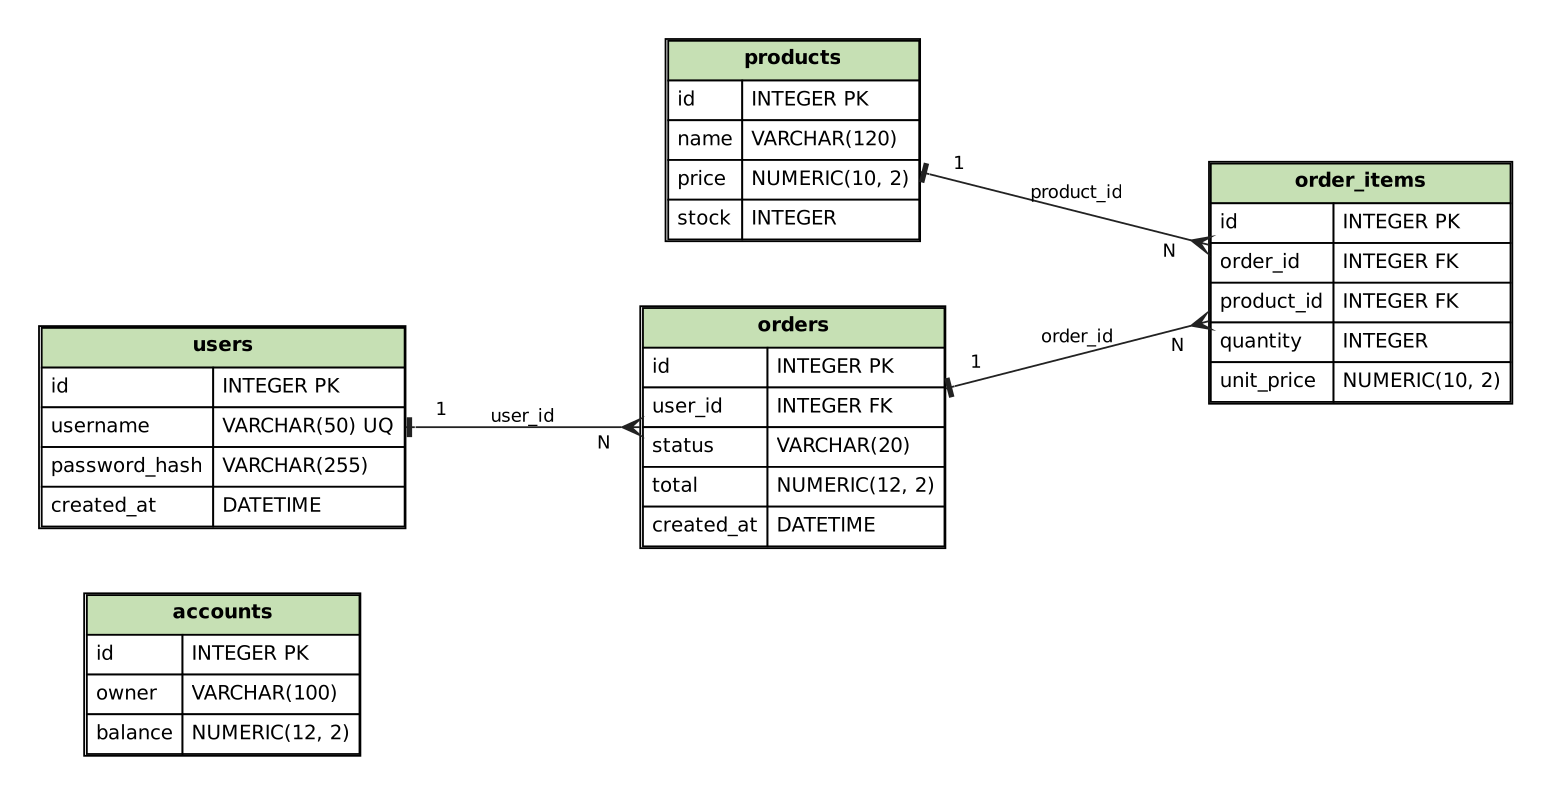

This figure's Python source:
"""ER diagramma generatori: SQLAlchemy metadata'dan Graphviz (.dot) va .png hosil qiladi.

Ishga tushirish:  python -m app.er_diagram     (PNG uchun Graphviz `dot` dasturi kerak)
"""
from __future__ import annotations

import shutil
import subprocess
from html import escape
from pathlib import Path

from sqlalchemy import MetaData

from app.config import BASE_DIR
from app.models import Base

HEADER_FILL = "#C6E0B4"  # och yashil
ROW_FILL = "#FFFFFF"
LINK_FILL = "#FCE4D6"  # och shaftoli (oraliq jadval)


def metadata_to_dot(metadata: MetaData, junction_tables: set[str] | None = None) -> str:
    junction_tables = junction_tables or set()
    lines = [
        "digraph ER {",
        '  graph [rankdir=LR, splines=true, nodesep=0.5, ranksep=1.3, pad=0.3, bgcolor="white"];',
        '  node [shape=plain, fontname="DejaVu Sans", fontsize=11];',
        '  edge [fontname="DejaVu Sans", fontsize=10, color="#222222", dir=both,'
        " arrowtail=tee, arrowhead=crow, labeldistance=2.2, labelangle=25];",
    ]
    for table in metadata.sorted_tables:
        fk_cols = {c.name for c in table.columns if c.foreign_keys}
        fill = LINK_FILL if table.name in junction_tables else HEADER_FILL
        rows = [
            f'<TR><TD COLSPAN="2" BGCOLOR="{fill}"><B>{escape(table.name)}</B></TD></TR>'
        ]
        for col in table.columns:
            flags = []
            if col.primary_key:
                flags.append("PK")
            if col.name in fk_cols:
                flags.append("FK")
            if col.unique:
                flags.append("UQ")
            flag_txt = ",".join(flags)
            rows.append(
                f'<TR><TD ALIGN="LEFT" BGCOLOR="{ROW_FILL}">{escape(col.name)}</TD>'
                f'<TD ALIGN="LEFT" BGCOLOR="{ROW_FILL}">{escape(str(col.type))}'
                f"{(' ' + flag_txt) if flag_txt else ''}</TD></TR>"
            )
        label = '<<TABLE BORDER="1" CELLBORDER="1" CELLSPACING="0" CELLPADDING="4">' + "".join(rows) + "</TABLE>>"
        lines.append(f'  "{table.name}" [label={label}];')
    for table in metadata.sorted_tables:
        for fk in table.foreign_key_constraints:
            parent = fk.referred_table.name
            col = list(fk.columns)[0].name
            lines.append(
                f'  "{parent}" -> "{table.name}" [taillabel="1", headlabel="N", label="{col}"];'
            )
    lines.append("}")
    return "\n".join(lines) + "\n"


def render(metadata: MetaData, name: str, junction_tables: set[str] | None = None) -> Path:
    docs = Path(BASE_DIR) / "docs"
    docs.mkdir(exist_ok=True)
    dot_path = docs / f"{name}.dot"
    dot_path.write_text(metadata_to_dot(metadata, junction_tables), encoding="utf-8")
    png_path = docs / f"{name}.png"
    if shutil.which("dot"):
        subprocess.run(["dot", "-Tpng", "-Gdpi=130", str(dot_path), "-o", str(png_path)], check=True)
    return png_path


def main() -> None:
    p1 = render(Base.metadata, "er_diagram")
    print(f"Yaratildi: {p1.name} (docs/ papkasida)")


if __name__ == "__main__":
    main()
